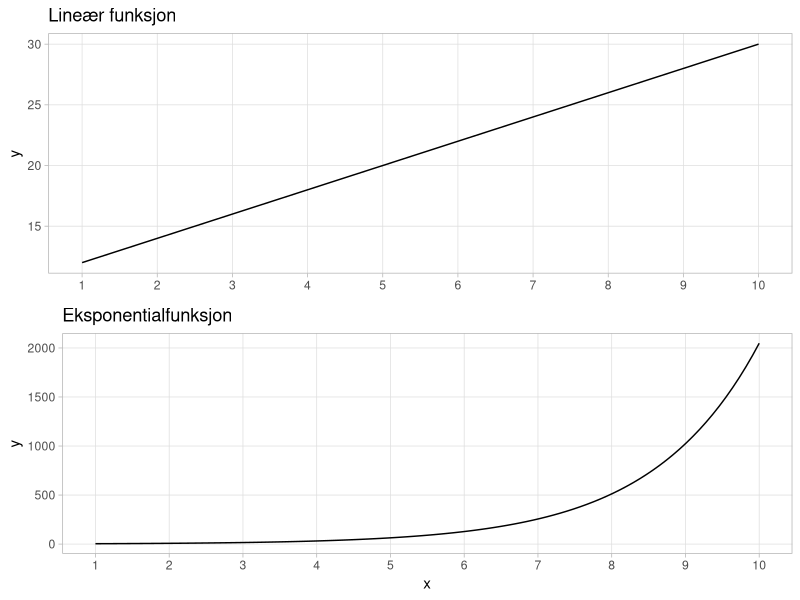

Reproduce this figure in R.
## ---- chunk 1

library(tidyverse)
## ---- chunk 2

# Lineære data

x <- 1:10
df <- tibble(x)

# Lineær funksjon

lin_function <- function(x){
  
  10 + 2*x
  
}

# Eksponentiell funksjon

exp_function <- function(x){
  
  2 *2^x
  
}
## ---- chunk 3

# Lineært plott

lin_plot <- df |> 
  ggplot(aes(x = x)) +
  stat_function(fun = lin_function) +
  theme_light() +
  labs(title = "Lineær funksjon",
       x = NULL) +
  theme(panel.grid.minor = element_blank()) +
  scale_x_continuous(breaks = seq(0, 10, 1))
## ---- chunk 4

# Eksponentielt plott

exp_plot <- df |> 
  ggplot(aes(x = x)) +
  stat_function(fun = exp_function) +
  theme_light() +
  labs(title = "Eksponentialfunksjon",
       x = "x") +
  theme(panel.grid.minor = element_blank()) +
  scale_x_continuous(breaks = seq(0, 10, 1))
## ---- chunk 5

# Slå sammen lineært og eksponentialplott

lin_exp_plot <- gridExtra::grid.arrange(
  lin_plot,
  exp_plot,
  nrow = 2)
## ---- chunk 6

# Lagre plott

ggsave(plot = lin_exp_plot, 
       filename = "lin_exp_plot.jpg",
       path = "C:/Users/simen/Desktop/oxyflow_testlab/oppdrag/hvgs_des_2023/dataanalyse/hvgs/grafer",
       dpi = 300,
       height = 4,
       width = 7
)
